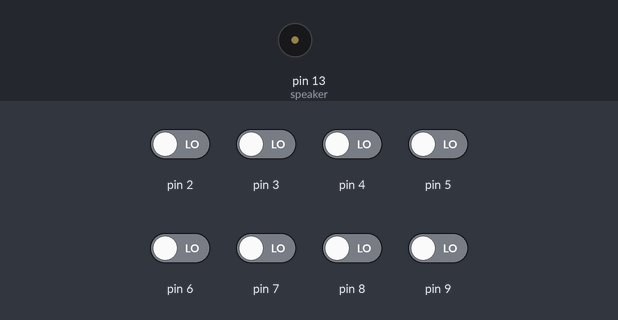
A sketch run on a simulated Arduino Uno, built with avr-gcc and run on an emulated ATmega328P. Shown: buzzer (waves = sounding). The inputs (shaded band) are chosen by the test bench; at power-on: pin 2–9 LOW.

Above: at 1.2 s.
1.3 s: pin 2 driven HIGH
At 2.3 s:
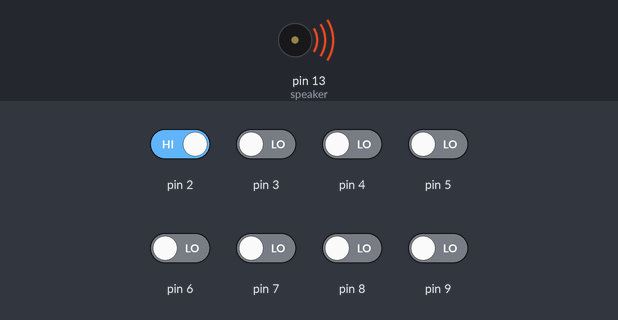
Timing chart, 0 to 4.3 s (numbered marks = the images above; inputs shaded):
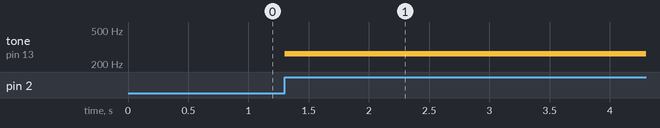

The sketch:

Piano1.ino
```cpp
int speaker = 13;

#include "pitches.h"

//NOTES            'c'  ,   'd'  ,  'e'   ,  'f'   ,  'g'   ,    'a' ,   'b'  ,  'C'
int notes[] = { NOTE_C4, NOTE_D4, NOTE_E4, NOTE_F4, NOTE_G4, NOTE_A4, NOTE_B4, NOTE_C5 }; // 1st octave
// Just think of these as frequecies for the notes. You don't need
// to understand these, leave that for the physicists

void setup()
{
  // Assigning a pin for each button
  // We will be reading the signal so we set them as inputs
  pinMode(2, INPUT);
  pinMode(3, INPUT);
  pinMode(4, INPUT);
  pinMode(5, INPUT);
  pinMode(6, INPUT);
  pinMode(7, INPUT);
  pinMode(8, INPUT);
  pinMode(9, INPUT);

  // Assigning a pin for the buzzer
  // Since we're writing to this pin, it is set as an output
  pinMode(speaker, OUTPUT);
}

void loop()
{
    // Here we use a loop to read from each of the pins 2 to 9
    // The loop is just to save us from writing the same few lines 8 times
    for (int thisSensor = 2; thisSensor < 10; thisSensor++) {

      int sensorReading = digitalRead(thisSensor);

      // If the button button being read is pushed...
      if (sensorReading == 1) {
        // play the note corresponding to this sensor:
        tone(speaker, notes[thisSensor - 2], 20);
      }
    }
}
```

pitches.h
```cpp
/*************************************************
 * Public Constants
 *************************************************/

#define NOTE_B0  31
#define NOTE_C1  33
#define NOTE_CS1 35
#define NOTE_D1  37
#define NOTE_DS1 39
#define NOTE_E1  41
#define NOTE_F1  44
#define NOTE_FS1 46
#define NOTE_G1  49
#define NOTE_GS1 52
#define NOTE_A1  55
#define NOTE_AS1 58
#define NOTE_B1  62
#define NOTE_C2  65
#define NOTE_CS2 69
#define NOTE_D2  73
#define NOTE_DS2 78
#define NOTE_E2  82
#define NOTE_F2  87
#define NOTE_FS2 93
#define NOTE_G2  98
#define NOTE_GS2 104
#define NOTE_A2  110
#define NOTE_AS2 117
#define NOTE_B2  123
#define NOTE_C3  131
#define NOTE_CS3 139
#define NOTE_D3  147
#define NOTE_DS3 156
#define NOTE_E3  165
#define NOTE_F3  175
#define NOTE_FS3 185
#define NOTE_G3  196
#define NOTE_GS3 208
#define NOTE_A3  220
#define NOTE_AS3 233
#define NOTE_B3  247
#define NOTE_C4  262
#define NOTE_CS4 277
#define NOTE_D4  294
#define NOTE_DS4 311
#define NOTE_E4  330
#define NOTE_F4  349
#define NOTE_FS4 370
#define NOTE_G4  392
#define NOTE_GS4 415
#define NOTE_A4  440
#define NOTE_AS4 466
#define NOTE_B4  494
#define NOTE_C5  523
#define NOTE_CS5 554
#define NOTE_D5  587
#define NOTE_DS5 622
#define NOTE_E5  659
#define NOTE_F5  698
#define NOTE_FS5 740
#define NOTE_G5  784
#define NOTE_GS5 831
#define NOTE_A5  880
#define NOTE_AS5 932
#define NOTE_B5  988
#define NOTE_C6  1047
#define NOTE_CS6 1109
#define NOTE_D6  1175
#define NOTE_DS6 1245
#define NOTE_E6  1319
#define NOTE_F6  1397
#define NOTE_FS6 1480
#define NOTE_G6  1568
#define NOTE_GS6 1661
#define NOTE_A6  1760
#define NOTE_AS6 1865
#define NOTE_B6  1976
#define NOTE_C7  2093
#define NOTE_CS7 2217
#define NOTE_D7  2349
#define NOTE_DS7 2489
#define NOTE_E7  2637
#define NOTE_F7  2794
#define NOTE_FS7 2960
#define NOTE_G7  3136
#define NOTE_GS7 3322
#define NOTE_A7  3520
#define NOTE_AS7 3729
#define NOTE_B7  3951
#define NOTE_C8  4186
#define NOTE_CS8 4435
#define NOTE_D8  4699
#define NOTE_DS8 4978
```

Measured:
- after the input at 1.3 s, tone on pin 13 (speaker): silent → 262 Hz at once
